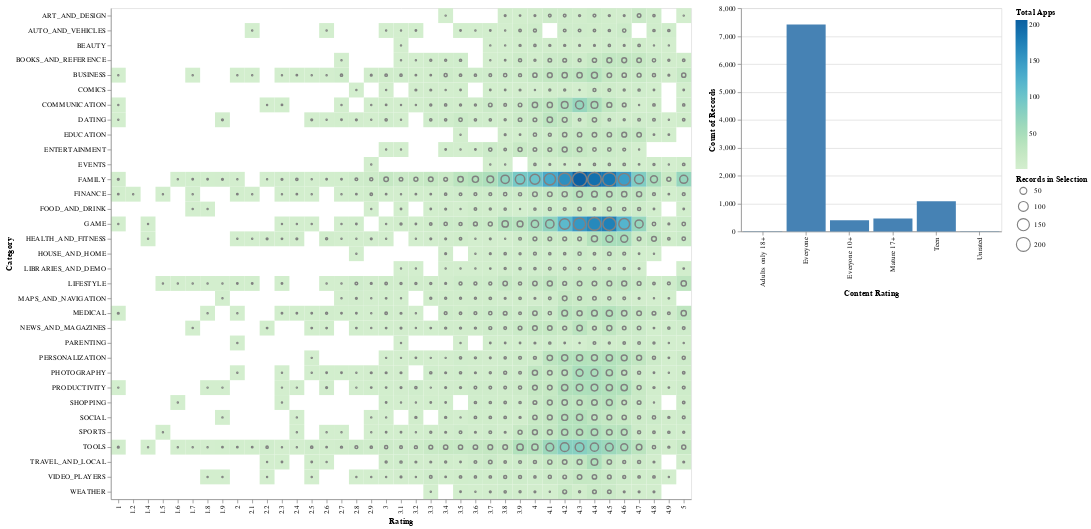

The notebook cell saved with this chart:
### Code cell
bars = alt.Chart(data).mark_bar().encode(
    x = 'Content Rating:N',
    y = 'count()',
    color = alt.condition(selected_region, alt.ColorValue("steelblue"), alt.ColorValue("grey"))
).properties(
    width=350
).add_selection(selected_region)

heatmap + circles | bars

### Figure 1 — Vega specification as saved in the notebook (floating-point values rounded to 4 significant figures; data arrays with more than 128 entries replaced by an {"elided": "..."} marker saying what was removed)
{"$schema": "https://vega.github.io/schema/vega/v5.json", "data": [{"name": "param_9_store"}, {"name": "source_0", "values": {"elided": "9360 records"}}, {"name": "data_0", "values": {"elided": "768 records"}}, {"name": "data_1", "source": "source_0", "transform": [{"type": "filter", "expr": "!length(data(\"param_9_store\")) || vlSelectionTest(\"param_9_store\", datum)"}, {"type": "aggregate", "groupby": ["Rating", "Category"], "fields": [null], "ops": ["count"], "as": ["__count"]}, {"type": "project", "fields": ["Category", "Rating", "__count"]}]}, {"name": "data_2", "values": [{"Content Rating": "Everyone", "__count": 7414}, {"Content Rating": "Teen", "__count": 1084}, {"Content Rating": "Everyone 10+", "__count": 397}, {"Content Rating": "Mature 17+", "__count": 461}, {"Content Rating": "Adults only 18+", "__count": 3}, {"Content Rating": "Unrated", "__count": 1}]}, {"name": "data_0_color_domain___count", "values": [{"min": 1, "max": 206}]}, {"name": "data_1_size_domain___count", "source": "data_1", "transform": [{"type": "formula", "expr": "+datum['__count']", "as": "__count"}, {"type": "aggregate", "groupby": [], "fields": ["__count", "__count"], "ops": ["min", "max"], "as": ["min", "max"]}]}, {"name": "data_0_concat_0_x_domain_Rating_0", "values": [{"Rating": 4.1}, {"Rating": 3.9}, {"Rating": 4.7}, {"Rating": 4.5}, {"Rating": 4.3}, {"Rating": 4.4}, {"Rating": 3.8}, {"Rating": 4.2}, {"Rating": 4.6}, {"Rating": 4.0}, {"Rating": 4.8}, {"Rating": 4.9}, {"Rating": 3.6}, {"Rating": 3.7}, {"Rating": 3.2}, {"Rating": 3.3}, {"Rating": 3.4}, {"Rating": 3.5}, {"Rating": 3.1}, {"Rating": 5.0}, {"Rating": 2.6}, {"Rating": 3.0}, {"Rating": 1.9}, {"Rating": 2.5}, {"Rating": 2.8}, {"Rating": 2.7}, {"Rating": 1.0}, {"Rating": 2.9}, {"Rating": 2.3}, {"Rating": 2.2}, {"Rating": 1.7}, {"Rating": 2.0}, {"Rating": 1.8}, {"Rating": 2.4}, {"Rating": 1.6}, {"Rating": 2.1}, {"Rating": 1.4}, {"Rating": 1.5}, {"Rating": 1.2}]}, {"name": "data_1_concat_0_x_domain_Rating_1", "source": "data_1", "transform": [{"type": "aggregate", "groupby": ["Rating"], "fields": [], "ops": [], "as": []}, {"type": "formula", "expr": "datum['Rating']", "as": "sort_field"}, {"type": "project", "fields": ["Rating"]}]}, {"name": "data_0_concat_0_y_domain_Category_0", "values": [{"Category": "ART_AND_DESIGN"}, {"Category": "AUTO_AND_VEHICLES"}, {"Category": "BEAUTY"}, {"Category": "BOOKS_AND_REFERENCE"}, {"Category": "BUSINESS"}, {"Category": "COMICS"}, {"Category": "COMMUNICATION"}, {"Category": "DATING"}, {"Category": "EDUCATION"}, {"Category": "ENTERTAINMENT"}, {"Category": "EVENTS"}, {"Category": "FINANCE"}, {"Category": "FOOD_AND_DRINK"}, {"Category": "HEALTH_AND_FITNESS"}, {"Category": "HOUSE_AND_HOME"}, {"Category": "LIBRARIES_AND_DEMO"}, {"Category": "LIFESTYLE"}, {"Category": "GAME"}, {"Category": "FAMILY"}, {"Category": "MEDICAL"}, {"Category": "SOCIAL"}, {"Category": "SHOPPING"}, {"Category": "PHOTOGRAPHY"}, {"Category": "SPORTS"}, {"Category": "TRAVEL_AND_LOCAL"}, {"Category": "TOOLS"}, {"Category": "PERSONALIZATION"}, {"Category": "PRODUCTIVITY"}, {"Category": "PARENTING"}, {"Category": "WEATHER"}, {"Category": "VIDEO_PLAYERS"}, {"Category": "NEWS_AND_MAGAZINES"}, {"Category": "MAPS_AND_NAVIGATION"}]}, {"name": "data_1_concat_0_y_domain_Category_1", "source": "data_1", "transform": [{"type": "aggregate", "groupby": ["Category"], "fields": [], "ops": [], "as": []}, {"type": "formula", "expr": "datum['Category']", "as": "sort_field"}, {"type": "project", "fields": ["Category"]}]}, {"name": "data_2_view_8_x_domain_Content Rating", "values": [{"Content Rating": "Everyone"}, {"Content Rating": "Teen"}, {"Content Rating": "Everyone 10+"}, {"Content Rating": "Mature 17+"}, {"Content Rating": "Adults only 18+"}, {"Content Rating": "Unrated"}]}, {"name": "data_2_view_8_y_domain___count", "values": [{"min": 1, "max": 7414}]}], "signals": [{"name": "concat_0_x_step", "value": 20}, {"name": "concat_0_width", "update": "bandspace(domain('concat_0_x').length, 0, 0) * concat_0_x_step"}, {"name": "concat_0_y_step", "value": 20}, {"name": "concat_0_height", "update": "bandspace(domain('concat_0_y').length, 0, 0) * concat_0_y_step"}, {"name": "view_8_width", "value": 350}, {"name": "view_8_height", "value": 300}, {"name": "unit", "value": {}, "on": [{"events": "mousemove", "update": "isTuple(group()) ? group() : unit"}]}, {"name": "param_9", "update": "vlSelectionResolve(\"param_9_store\", \"union\", true, true)"}], "marks": [{"type": "group", "name": "concat_0_group", "encode": {"update": {"height": {"signal": "concat_0_height"}, "width": {"signal": "concat_0_width"}}}, "marks": [{"type": "rect", "name": "concat_0_layer_0_marks", "from": {"data": "data_0"}, "encode": {"update": {"width": {"signal": "max(0.25, bandwidth('concat_0_x'))"}, "fill": {"field": "__count", "scale": "color"}, "height": {"signal": "max(0.25, bandwidth('concat_0_y'))"}, "y": {"field": "Category", "scale": "concat_0_y"}, "description": {"signal": "\"Rating: \" + (isValid(datum[\"Rating\"]) ? datum[\"Rating\"] : \"\"+datum[\"Rating\"]) + \"; Category: \" + (isValid(datum[\"Category\"]) ? datum[\"Category\"] : \"\"+datum[\"Category\"]) + \"; Count of Records: \" + (format(datum[\"__count\"], \"\"))"}, "tooltip": {"signal": "{\"Category\": isValid(datum[\"Category\"]) ? datum[\"Category\"] : \"\"+datum[\"Category\"], \"Rating\": isValid(datum[\"Rating\"]) ? datum[\"Rating\"] : \"\"+datum[\"Rating\"], \"Count of Records\": format(datum[\"__count\"], \"\")}"}, "x": {"field": "Rating", "scale": "concat_0_x"}}}, "style": ["rect"], "interactive": true}, {"type": "symbol", "name": "concat_0_layer_1_marks", "from": {"data": "data_1"}, "encode": {"update": {"stroke": {"value": "grey"}, "description": {"signal": "\"Rating: \" + (isValid(datum[\"Rating\"]) ? datum[\"Rating\"] : \"\"+datum[\"Rating\"]) + \"; Category: \" + (isValid(datum[\"Category\"]) ? datum[\"Category\"] : \"\"+datum[\"Category\"]) + \"; Count of Records: \" + (format(datum[\"__count\"], \"\"))"}, "ariaRoleDescription": {"value": "point"}, "fill": {"value": "transparent"}, "tooltip": {"signal": "{\"Category\": isValid(datum[\"Category\"]) ? datum[\"Category\"] : \"\"+datum[\"Category\"], \"Rating\": isValid(datum[\"Rating\"]) ? datum[\"Rating\"] : \"\"+datum[\"Rating\"], \"Count of Records\": format(datum[\"__count\"], \"\")}"}, "x": {"field": "Rating", "scale": "concat_0_x", "band": 0.5}, "y": {"field": "Category", "scale": "concat_0_y", "band": 0.5}, "size": {"field": "__count", "scale": "size"}}}, "interactive": true, "style": ["point"]}], "axes": [{"scale": "concat_0_x", "orient": "bottom", "zindex": 1, "title": "Rating", "labelAlign": "right", "grid": false, "labelAngle": 270, "labelBaseline": "middle"}, {"scale": "concat_0_y", "title": "Category", "zindex": 1, "grid": false, "orient": "left"}], "style": "cell"}, {"type": "group", "name": "view_8_group", "encode": {"update": {"width": {"signal": "view_8_width"}, "height": {"signal": "view_8_height"}}}, "signals": [{"name": "param_9_tuple", "on": [{"events": [{"source": "scope", "type": "click"}], "update": "datum && item().mark.marktype !== 'group' && indexof(item().mark.role, 'legend') < 0 ? {unit: \"view_8\", fields: param_9_tuple_fields, values: [(item().isVoronoi ? datum.datum : datum)[\"Content Rating\"]]} : null", "force": true}, {"events": [{"source": "view", "type": "dblclick"}], "update": "null"}]}, {"name": "param_9_tuple_fields", "value": [{"field": "Content Rating", "channel": "x", "type": "E"}]}, {"name": "param_9_toggle", "value": false, "on": [{"events": [{"source": "scope", "type": "click"}], "update": "event.shiftKey"}, {"events": [{"source": "view", "type": "dblclick"}], "update": "false"}]}, {"name": "param_9_modify", "on": [{"events": {"signal": "param_9_tuple"}, "update": "modify(\"param_9_store\", param_9_toggle ? null : param_9_tuple, param_9_toggle ? null : true, param_9_toggle ? param_9_tuple : null)"}]}], "marks": [{"type": "rect", "name": "view_8_marks", "from": {"data": "data_2"}, "encode": {"update": {"description": {"signal": "\"Content Rating: \" + (isValid(datum[\"Content Rating\"]) ? datum[\"Content Rating\"] : \"\"+datum[\"Content Rating\"]) + \"; Count of Records: \" + (format(datum[\"__count\"], \"\"))"}, "fill": [{"value": "steelblue", "test": "!length(data(\"param_9_store\")) || vlSelectionTest(\"param_9_store\", datum)"}, {"value": "grey"}], "ariaRoleDescription": {"value": "bar"}, "x": {"field": "Content Rating", "scale": "view_8_x"}, "width": {"signal": "max(0.25, bandwidth('view_8_x'))"}, "y2": {"value": 0, "scale": "view_8_y"}, "y": {"field": "__count", "scale": "view_8_y"}}}, "interactive": true, "style": ["bar"]}], "axes": [{"scale": "view_8_y", "labels": false, "minExtent": 0, "zindex": 0, "tickCount": {"signal": "ceil(view_8_height/40)"}, "grid": true, "ticks": false, "aria": false, "orient": "left", "gridScale": "view_8_x", "domain": false, "maxExtent": 0}, {"scale": "view_8_x", "grid": false, "labelAlign": "right", "labelAngle": 270, "labelBaseline": "middle", "orient": "bottom", "zindex": 0, "title": "Content Rating"}, {"scale": "view_8_y", "tickCount": {"signal": "ceil(view_8_height/40)"}, "zindex": 0, "labelOverlap": true, "orient": "left", "grid": false, "title": "Count of Records"}], "style": "cell"}], "scales": [{"name": "color", "type": "linear", "domain": [{"signal": "(data(\"data_0_color_domain___count\")[0] || {}).min"}, {"signal": "(data(\"data_0_color_domain___count\")[0] || {}).max"}], "range": {"scheme": "greenblue"}, "zero": false, "interpolate": "hcl"}, {"name": "size", "type": "linear", "domain": [{"signal": "(data(\"data_1_size_domain___count\")[0] || {}).min"}, {"signal": "(data(\"data_1_size_domain___count\")[0] || {}).max"}], "range": [0, 361], "zero": true}, {"name": "concat_0_x", "type": "band", "domain": {"fields": [{"data": "data_0_concat_0_x_domain_Rating_0", "field": "Rating"}, {"data": "data_1_concat_0_x_domain_Rating_1", "field": "Rating"}], "sort": true}, "range": {"step": {"signal": "concat_0_x_step"}}, "paddingOuter": 0, "paddingInner": 0}, {"name": "concat_0_y", "type": "band", "domain": {"fields": [{"data": "data_0_concat_0_y_domain_Category_0", "field": "Category"}, {"data": "data_1_concat_0_y_domain_Category_1", "field": "Category"}], "sort": true}, "range": {"step": {"signal": "concat_0_y_step"}}, "paddingOuter": 0, "paddingInner": 0}, {"name": "view_8_x", "type": "band", "domain": {"data": "data_2_view_8_x_domain_Content Rating", "field": "Content Rating", "sort": true}, "range": [0, {"signal": "view_8_width"}], "paddingInner": 0.1, "paddingOuter": 0.05}, {"name": "view_8_y", "type": "linear", "domain": [{"signal": "(data(\"data_2_view_8_y_domain___count\")[0] || {}).min"}, {"signal": "(data(\"data_2_view_8_y_domain___count\")[0] || {}).max"}], "range": [{"signal": "view_8_height"}, 0], "zero": true, "nice": true}], "layout": {"padding": 20, "bounds": "full", "align": "each"}, "legends": [{"title": "Total Apps", "fill": "color", "gradientLength": {"signal": "clamp(concat_0_height, 64, 200)"}}, {"title": "Records in Selection", "size": "size", "symbolType": "circle", "encode": {"symbols": {"update": {"fill": {"value": "transparent"}, "stroke": {"value": "grey"}}}}}], "padding": 5, "background": "white"}
